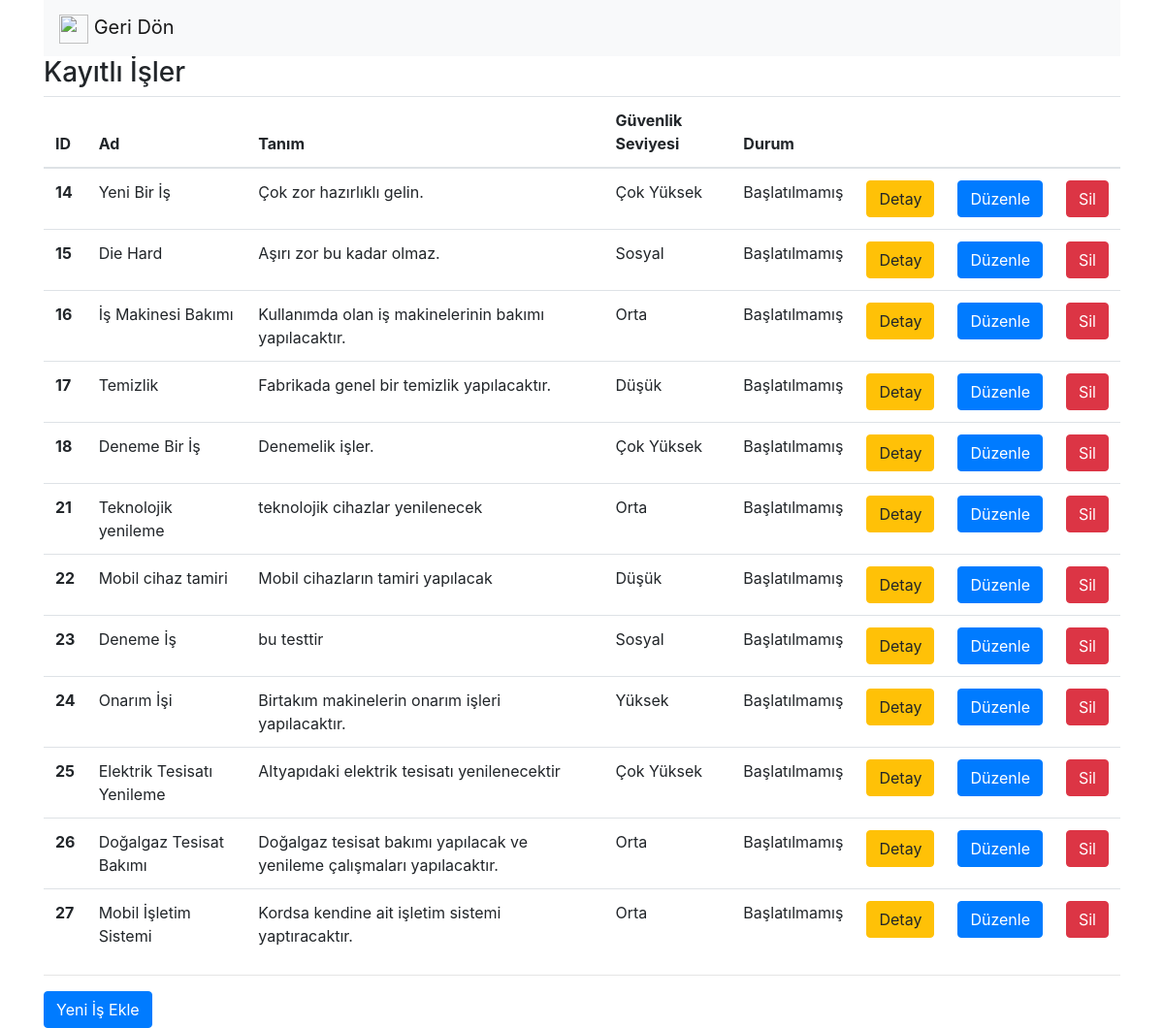
/isListe, run on the app's committed database.
### safeputapp/models.py (models this page shows, shortened)
class Is(models.Model):
    ad = models.CharField(max_length = 50, verbose_name = "Ad")
    tanim = models.CharField(max_length = 250, verbose_name = "Tanım")
    fatura_no = models.CharField(max_length = 20, verbose_name = "Fatura Numarası")
    guvenlik_seviye = models.ForeignKey(GuvenlikSeviye, on_delete = models.CASCADE, verbose_name = "Güvenlik Seviyesi")
    is_durum = models.ForeignKey(IsDurum, on_delete = models.CASCADE, verbose_name = "Durum")
    aktifmi = models.BooleanField(verbose_name = "Aktif mi?", default = True)
    firma_id = models.ForeignKey(Firma, on_delete = models.CASCADE, verbose_name = "Firma")
    olusturma_tarihi = models.DateTimeField(auto_now_add = True, blank = True, verbose_name = "Oluşturma Tarihi")
    duzunleme_tarihi = models.DateTimeField(verbose_name = "Duzenleme Tarihi", blank = True, null = True)
    baglanti = models.CharField(max_length = 100, verbose_name = "Bağlantı")

class GuvenlikSeviye(models.Model):
    ad = models.CharField(max_length = 50, verbose_name = "Ad", null = False, blank = False)
    def __unicode__(self):
        return self.ad

class IsDurum(models.Model):
    tanim = models.CharField(max_length = 50, verbose_name = "Tanım", null = False, blank = False)
    def __unicode__(self):
        return self.tanim

### safeputapp/views.py (the view)
# urls.py: url(r'^isListe', isListe),
def isListe(request):
    isler = Is.objects.all()
    return render(request, "isListe.html", { "isler" : isler })

### safeputapp/templates/isListe.html (shortened to what this page needs)
<!DOCTYPE html>
    <html>
        <head>
        <link rel="stylesheet" href="https://maxcdn.bootstrapcdn.com/bootstrap/4.0.0/css/bootstrap.min.css">
        </head>
        <body>
            <div class="container">
                <nav class="navbar navbar-light bg-light">
                    <a class="navbar-brand" href="anasayfa">
                        <img src="https://image.flaticon.com/icons/svg/118/118739.svg" width="30" height="30" alt=""> Geri Dön
                    </a>
                </nav>
                <h3>Kayıtlı İşler</h3>
                    {% if isler %}
                        <table class="table">
                            <thead>
                                <tr>
                                <th scope="col">ID</th>
                                <th scope="col">Ad</th>
                                <th scope="col">Tanım</th>
                                <th scope="col">Güvenlik Seviyesi</th>
                                <th scope="col">Durum</th>
                                <th scope="col"></th>
                                <th scope="col"></th>
                                <th scope="col"></th>
                                </tr>
                            </thead>
                            <tbody>
                                {% for mevcutIs in isler %}
                                    {% if mevcutIs.aktifmi %}
                                        <tr>
                                            <th scope="row"> {{ mevcutIs.id }} </th>
                                            <td> {{ mevcutIs.ad }} </td>
                                            <td> {{ mevcutIs.tanim }} </td>
                                            <td> {{ mevcutIs.guvenlik_seviye }} </td>
                                            <td> {{ mevcutIs.is_durum }} </td>
                                            <td><a href="/isDetay/{{mevcutIs.id}}" class="btn btn-warning">Detay</td>
                                            <td><a href="/isDuzenle/{{mevcutIs.id}}" class="btn btn-primary">Düzenle</td>
                                            <td><a href="/isSil/{{mevcutIs.id}}" class="btn btn-danger">Sil</td>
                                        </tr>
                                    {% endif %}
                                {% endfor %}
                            </tbody>
                        </table>
                    {% else %}
                        <div class="alert alert-danger">
                            Kayıt bulunamadı.
                        </div>
                    {% endif %}
                <hr>
                <a href="isEkle" class="btn btn-primary"> Yeni İş Ekle </a>
            </div>
        </body>
</html>

### data on the page
Is: id "14", ad "Yeni Bir İş", tanim "Çok zor hazırlıklı gelin.", guvenlik_seviye "Çok Yüksek", is_durum "Başlatılmamış"
Is: id "15", ad "Die Hard", tanim "Aşırı zor bu kadar olmaz.", guvenlik_seviye "Sosyal", is_durum "Başlatılmamış"
Is: id "16", ad "İş Makinesi Bakımı", tanim "Kullanımda olan iş makinelerinin bakımı yapılacaktır.", guvenlik_seviye "Orta", is_durum "Başlatılmamış"
Is: id "17", ad "Temizlik", tanim "Fabrikada genel bir temizlik yapılacaktır.", guvenlik_seviye "Düşük", is_durum "Başlatılmamış"
Is: id "18", ad "Deneme Bir İş", tanim "Denemelik işler.", guvenlik_seviye "Çok Yüksek", is_durum "Başlatılmamış"
Is: id "21", ad "Teknolojik yenileme", tanim "teknolojik cihazlar yenilenecek", guvenlik_seviye "Orta", is_durum "Başlatılmamış"
Is: id "22", ad "Mobil cihaz tamiri", tanim "Mobil cihazların tamiri yapılacak", guvenlik_seviye "Düşük", is_durum "Başlatılmamış"
Is: id "23", ad "Deneme İş", tanim "bu testtir", guvenlik_seviye "Sosyal", is_durum "Başlatılmamış"
Is: id "24", ad "Onarım İşi", tanim "Birtakım makinelerin onarım işleri yapılacaktır.", guvenlik_seviye "Yüksek", is_durum "Başlatılmamış"
Is: id "25", ad "Elektrik Tesisatı Yenileme", tanim "Altyapıdaki elektrik tesisatı yenilenecektir", guvenlik_seviye "Çok Yüksek", is_durum "Başlatılmamış"
Is: id "26", ad "Doğalgaz Tesisat Bakımı", tanim "Doğalgaz tesisat bakımı yapılacak ve yenileme çalışmaları yapılacaktır.", guvenlik_seviye "Orta", is_durum "Başlatılmamış"
Is: id "27", ad "Mobil İşletim Sistemi", tanim "Kordsa kendine ait işletim sistemi yaptıracaktır.", guvenlik_seviye "Orta", is_durum "Başlatılmamış"
